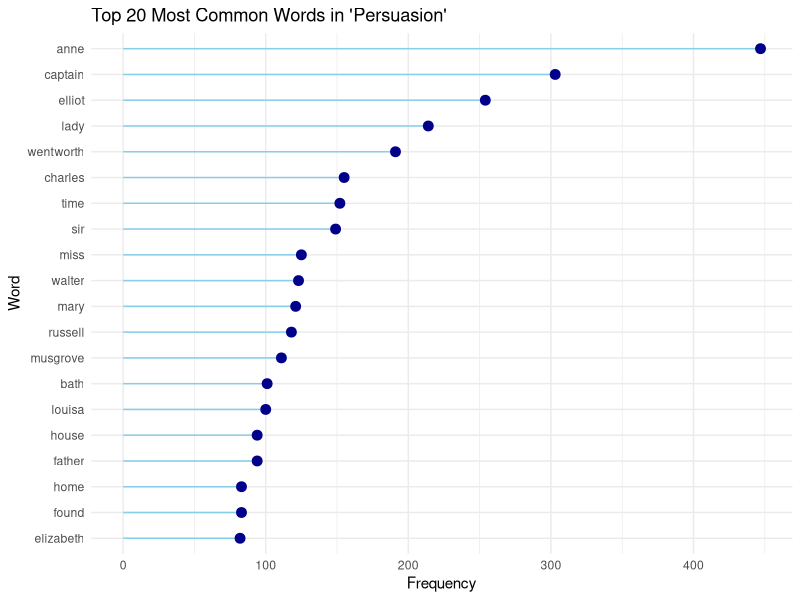
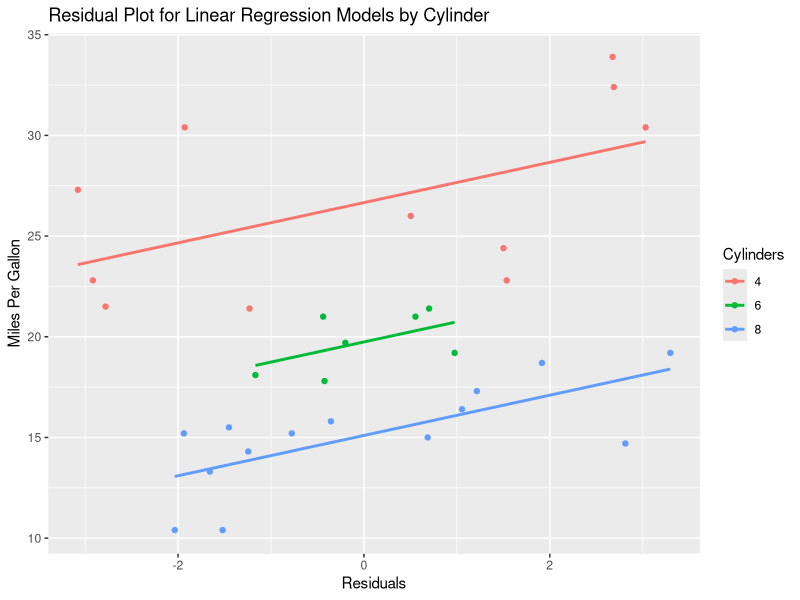

Write the R code that produced these figures, in order.
## ---- chunk 1
knitr::opts_chunk$set(echo = TRUE)
## ---- chunk 2

# install.packages("janeaustenr")
# install.packages("stringi")
# install.packages("stringi", dependencies = TRUE, type = "source")

## ---- chunk 3

library(janeaustenr)
library(stringi)
library(tidytext)
library(stringr)
library(tidytext)
library(dplyr)
library(ggplot2)

## ---- chunk 4

text <- austen_books() %>%
  filter(book == "Persuasion")
head(text)

## ---- chunk 5

words <- text %>%
   unnest_tokens(word, text)
words

## ---- chunk 6

data("stop_words")
filtered_words <- words %>%
  anti_join(stop_words, by = "word")
filtered_words

## ---- chunk 7

word_counts <- filtered_words %>%
  count(word, sort = TRUE)
word_counts

## ---- chunk 8

# Assuming 'word_counts' is a data frame with 'word' and 'n' columns
top_words <- head(word_counts, 20)

# Create a lollipop plot
library(ggplot2)

ggplot(top_words, aes(x = reorder(word, n), y = n)) +
  geom_segment(aes(x = word, xend = word, y = 0, yend = n), color = "skyblue") +
  geom_point(color = "darkblue", size = 3) +
  labs(title = "Top 20 Most Common Words in 'Persuasion'",
       x = "Word",
       y = "Frequency") +
  theme_minimal() +
  coord_flip()

## ---- chunk 9

#' Converting to Custom Pig Latin
#'
#' This function converts English words to my version of Pig Latin.
#' The rearrangement involves moving the first letter of the word to the end, #' and the last letter of the word to the beginning and adding "bla" to the
#' end.
#'
#' @param word A character string representing a single English word.
#' @return A character string of the word converted to custom Pig Latin.
#' @examples
#' custom_pig_latin("flower")
#' custom_pig_latin("summer")
#' custom_pig_latin("happy")
#' @export
custom_pig_latin <- function(word) {
  # Validating the input
  if (!is.character(word) || length(word) != 1) {
    stop("Input must be a single word (character string).")
  }

  if (nchar(word) == 0) {
    return("bla")
  }

  # Checking if word starts with a vowel
  if (tolower(substr(word, 1, 1)) %in% c('a', 'e', 'i', 'o', 'u')) {
    # Moving the last letter to the start and add "bla"
    return(paste0(substr(word, nchar(word), nchar(word)), substr(word, 1, nchar(word) - 1), "bla"))
  } else {
    # Moving the first letter to the end, then the last to the start, and add "bla"
    return(paste0(substr(word, nchar(word), nchar(word)), substr(word, 2, nchar(word) - 1), substr(word, 1, 1), "bla"))
  }
}

## ---- chunk 10
custom_pig_latin("flower") # "rlowefbla"
custom_pig_latin("summer") # "rummesbla"
custom_pig_latin("happy") # "yapphbla"
## ---- chunk 11

library(testthat)

## ---- chunk 12
# Begining test cases
test_that("Custom Pig Latin Conversion Works Correctly", {
  expect_equal(custom_pig_latin("flower"), "rlowefbla")
  expect_equal(custom_pig_latin("summer"), "rummesbla")
  expect_equal(custom_pig_latin("happy"), "yapphbla")
})

test_that("Handles Non-Standard Input", {
  expect_error(custom_pig_latin(123))
  expect_error(custom_pig_latin(TRUE))
  expect_error(custom_pig_latin(NULL))
})

test_that("Handles Empty and Single Character Strings", {
  expect_equal(custom_pig_latin(""), "bla")
  expect_equal(custom_pig_latin("a"), "abla")
})
## ---- chunk 13

library(tidyverse)

# Load necessary packages
library(purrr)

# Load the mtcars dataset
data(mtcars)

# Task 1: Make a column of model objects
models <- mtcars %>%
  group_by(cyl) %>%
  nest() %>%
  mutate(model = map(data, ~ lm(mpg ~ disp + hp + wt, data = .)))

# Task 2: Evaluate the model (e.g., get residuals for each group)
models <- models %>%
  mutate(residuals = map2(model, data, ~ residuals(.x, data = .y)))

# Task 3: Print out intermediate tibble for inspection
print(models)

# Task 4: Unnest the resulting calculations
results <- models %>%
  unnest(cols = c(data, residuals)) %>%
  select(cyl, mpg, residuals)

# Task 5: Print your final tibble to screen
print(results)

# Task 6: Produce a plot communicating something about the result
results %>%
  ggplot(aes(x = residuals, y = mpg, color = as.factor(cyl))) +
  geom_point() +
  geom_smooth(method = "lm", se = FALSE) +
  labs(title = "Residual Plot for Linear Regression Models by Cylinder",
       x = "Residuals",
       y = "Miles Per Gallon",
       color = "Cylinders")
